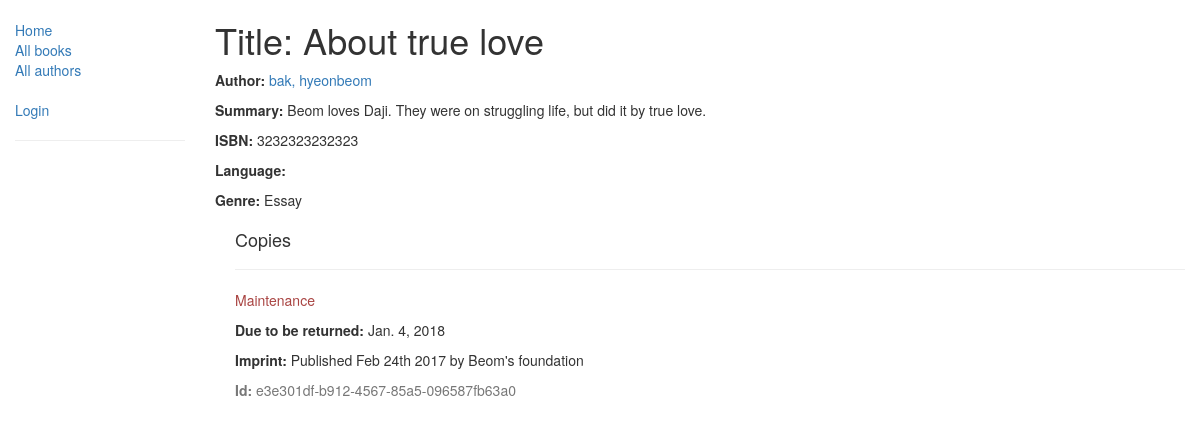
/catalog/book/2, run on an earlier commit of the app's database.
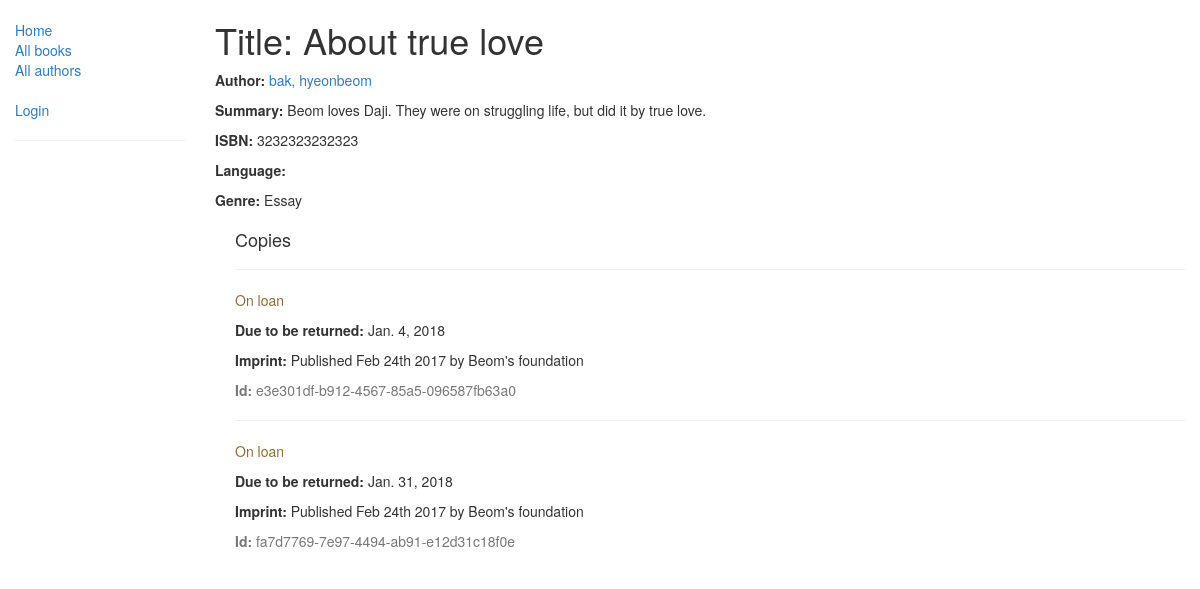
And on a later commit of the database.
### catalog/models.py (models this page shows, shortened)
class Book(models.Model):
    title = models.CharField(max_length=200)
    author = models.ForeignKey('Author', on_delete=models.SET_NULL, null=True)
    summary = models.TextField(max_length=1000, help_text='Enter a brief description of the book.')
    isbn = models.CharField('ISBN', max_length=13, help_text='13 Character <a href="https://www.isbn-international.org/content/what-isbn">ISBN number</a>')
    genre = models.ManyToManyField(Genre, help_text="Select a genre for this book.")
    def display_genre(self):
        return ', '.join([genre.name for genre in self.genre.all()[:3]])
    display_genre.short_description = 'Genre'

class Author(models.Model):
    first_name = models.CharField(max_length=100)
    last_name = models.CharField(max_length=100)
    date_of_birth = models.DateField(null=True, blank=True)
    date_of_death = models.DateField('Died', null=True, blank=True)
    class Meta:
        ordering = ["last_name", "first_name"]
    def __str__(self):
        return '{0}, {1}'.format(self.last_name, self.first_name)

class Genre(models.Model):
    name = models.CharField(max_length=200, help_text="Enter a book genre. (e.g. Science Fiction, French Poetry etc.)")
    def __str__(self):
        return self.name

class BookInstance(models.Model):
    id = models.UUIDField(primary_key=True, default=uuid.uuid4, help_text="Unique ID for this particular book across whole library.")
    book = models.ForeignKey('Book', on_delete=models.SET_NULL, null=True)
    imprint = models.CharField(max_length=200)
    due_back = models.DateField(null=True, blank=True)
    borrower = models.ForeignKey(User, on_delete=models.SET_NULL, null=True, blank=True)
    LOAN_STATUS = (
        ('m', 'Maintenance'),
        ('o', 'On loan'),
        ('a', 'Available'),
        ('r', 'Reserved'),
    )
    status = models.CharField(max_length=1, choices=LOAN_STATUS, blank=True, default='m', help_text='Book availability')
    class Meta:
        ordering = ["due_back"]
        permissions = (("can_mark_returned", "Set book as returned"),)

### catalog/views.py (the view)
# urls.py: path('book/<int:pk>', views.BookDetailView.as_view(), name='book-detail'),
class BookDetailView(generic.DetailView):
    model = Book

### catalog/templates/catalog/book_detail.html
{% extends "base_generic.html" %}
{% block content %}
    <h1>Title: {{ book.title }}</h1>
    <p>
        <strong>Author:</strong>
        <a href="{% url 'author-detail' book.author.pk %}">{{ book.author }}</a>
    </p>
    <p>
        <strong>Summary:</strong> {{ book.summary }}</p>
    <p>
        <strong>ISBN:</strong> {{ book.isbn }}</p>
    <p>
        <strong>Language:</strong> {{ book.language }}</p>
    <p>
        <strong>Genre:</strong> {% for genre in book.genre.all %} {{ genre }}{% if not forloop.last %}, {% endif %}{% endfor %}</p>
    <div style="margin-left:20px;margin-top:20px">
        <h4>Copies</h4>
        {% for copy in book.bookinstance_set.all %}
            <hr>
            <p class="{% if copy.status == 'a' %}text-success{% elif copy.status == 'm' %}text-danger{% else %}text-warning{% endif %}">{{ copy.get_status_display }}</p>
            {% if copy.status != 'a' %}
            <p>
                <strong>Due to be returned:</strong> {{copy.due_back}}</p>{% endif %}
            <p>
                <strong>Imprint:</strong> {{copy.imprint}}</p>
            <p class="text-muted">
                <strong>Id:</strong> {{copy.id}}</p>
        {% endfor %}
    </div>
{% endblock %}

### catalog/templates/base_generic.html (shortened to what this page needs)
<!DOCTYPE html>
<html lang="en">
<head>
    <link rel="stylesheet" href="https://maxcdn.bootstrapcdn.com/bootstrap/3.3.7/css/bootstrap.min.css">
    {% load static %}
    <link rel="stylesheet" href="{% static 'css/styles.css' %}">
</head>
<body>
    <div class="container-fluid">
        <div class="row">
            <div class="col-sm-2">
                {% block sidebar %}
                <ul class="sidebar-nav">
                    <li>
                        <a href="{% url 'index' %}">Home</a>
                    </li>
                    <li>
                        <a href="{% url 'books' %}">All books</a>
                    </li>
                    <li>
                        <a href="{% url 'authors' %}">All authors</a>
                    </li>
                    <br>
                    {% if user.is_authenticated %}
                        <li>User: {{ user.get_username }}</li>
                        <li>
                            <a href="{% url 'my-borrowed' %}">My Borrowed</a>
                        </li>
                        <li>
                            <a href="{% url 'logout'%}?next={{request.path}}">Logout</a>
                        </li>
                    {% else %}
                        <li>
                            <a href="{% url 'login'%}?next={{request.path}}">Login</a>
                        </li>
                    {% endif %}
                    <hr>
                </ul>
                {% endblock %}
            </div>
            <div class="col-sm-10">
                {% block content %}{% endblock %}
            </div>
        </div>
    </div>
</body>
</html>

### catalog/static/css/styles.css (style rules this page uses)
.sidebar-nav { margin-top: 20px; padding: 0; list-style: none; }

What changed in the data, as far as the page shows it:
changed BookInstance "Jan. 4, 2018": status "Maintenance" → "On loan"
added BookInstance: status "On loan", due_back "Jan. 31, 2018", imprint "Published Feb 24th 2017 by Beom's foundation", id "fa7d7769-7e97-4494-ab91-e12d31c18f0e"
